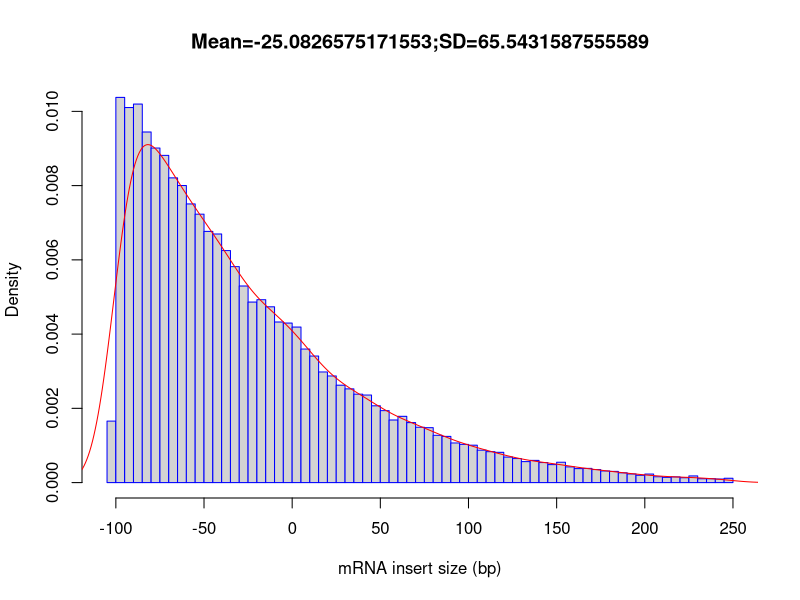

R code for this plot:
out_file = 'WT_REP1'
pdf('WT_REP1.inner_distance_plot.pdf')
fragsize=rep(c(-247.5,-242.5,-237.5,-232.5,-227.5,-222.5,-217.5,-212.5,-207.5,-202.5,-197.5,-192.5,-187.5,-182.5,-177.5,-172.5,-167.5,-162.5,-157.5,-152.5,-147.5,-142.5,-137.5,-132.5,-127.5,-122.5,-117.5,-112.5,-107.5,-102.5,-97.5,-92.5,-87.5,-82.5,-77.5,-72.5,-67.5,-62.5,-57.5,-52.5,-47.5,-42.5,-37.5,-32.5,-27.5,-22.5,-17.5,-12.5,-7.5,-2.5,2.5,7.5,12.5,17.5,22.5,27.5,32.5,37.5,42.5,47.5,52.5,57.5,62.5,67.5,72.5,77.5,82.5,87.5,92.5,97.5,102.5,107.5,112.5,117.5,122.5,127.5,132.5,137.5,142.5,147.5,152.5,157.5,162.5,167.5,172.5,177.5,182.5,187.5,192.5,197.5,202.5,207.5,212.5,217.5,222.5,227.5,232.5,237.5,242.5,247.5),times=c(0,0,0,0,0,0,0,0,0,0,0,0,0,0,0,0,0,0,0,0,0,0,0,0,0,0,0,0,0,571,3576,3482,3514,3255,3106,3038,2829,2758,2587,2492,2332,2308,2154,2005,1825,1676,1698,1632,1491,1481,1444,1240,1175,1027,990,904,870,821,813,713,668,581,615,557,514,510,439,429,368,355,347,301,287,281,237,223,195,206,186,167,189,146,130,132,121,108,104,91,80,68,79,54,49,53,45,62,36,36,33,40))
frag_sd = sd(fragsize)
frag_mean = mean(fragsize)
frag_median = median(fragsize)
write(x=c("Name","Mean","Median","sd"), sep="	", file=stdout(),ncolumns=4)
write(c(out_file,frag_mean,frag_median,frag_sd),sep="	", file=stdout(),ncolumns=4)
hist(fragsize,probability=T,breaks=100,xlab="mRNA insert size (bp)",main=paste(c("Mean=",frag_mean,";","SD=",frag_sd),collapse=""),border="blue")
lines(density(fragsize,bw=10),col='red')
dev.off()
